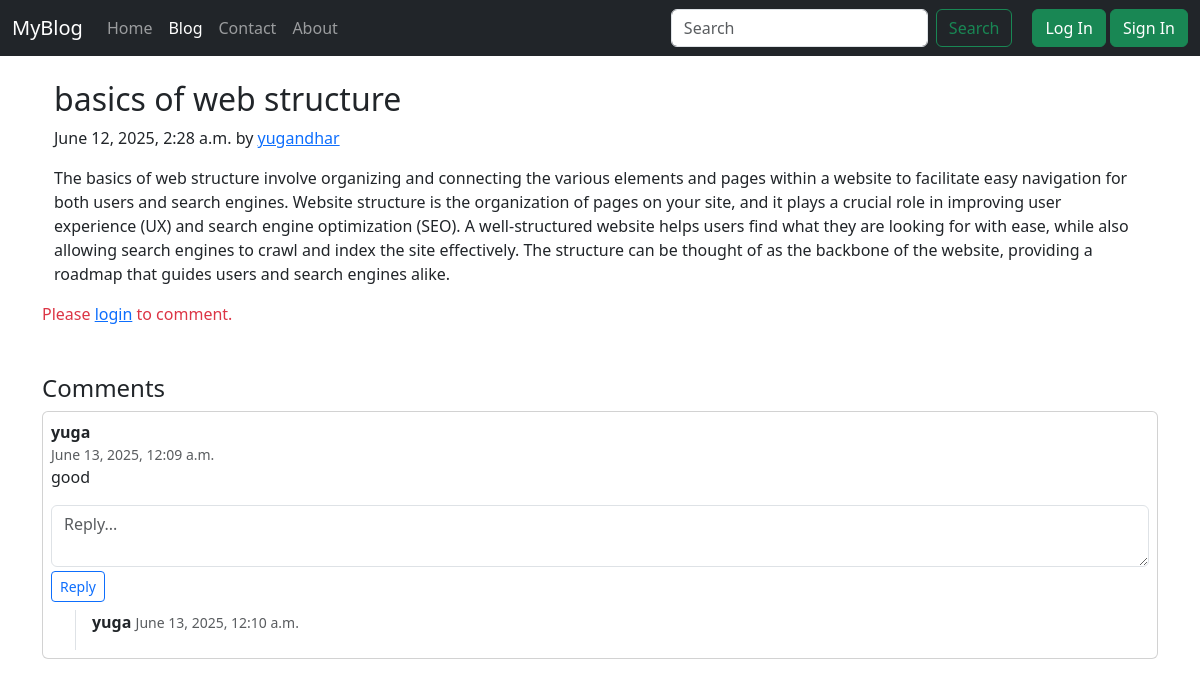
The page /blog/first-blog on the database its author committed.
### blog/models.py (models this page shows, shortened)
class Post(models.Model):
    Sno = models.AutoField(primary_key=True)
    author = models.CharField(max_length=100)
    title = models.CharField(max_length = 150)
    slug = models.CharField(max_length=140)
    timeStamp = models.DateTimeField(default=now)
    content = models.TextField()

class BlogComments(models.Model):
    Sno  = models.AutoField(primary_key=True)
    comment = models.TextField()
    user = models.ForeignKey(User, on_delete = models.CASCADE)
    post = models.ForeignKey(Post, on_delete = models.CASCADE)
    parent = models.ForeignKey('self',on_delete = models.CASCADE, null  =True)
    timestamp = models.DateTimeField(default=now)

### blog/views.py (the view)
# urls.py: path('<str:slug>',views.blogpost,name = 'blogpost'),
def blogpost(request,slug):
    post = Post.objects.filter(slug=slug).first()
    post = Post.objects.get(slug=slug)
    comments = BlogComments.objects.filter(post=post, parent=None)
    replies = BlogComments.objects.filter(post=post).exclude(parent=None)
    replyDict = {}
    for reply in replies:
        if reply.parent.Sno not in replyDict:
            replyDict[reply.parent.Sno] = [reply]
        else:
            replyDict[reply.parent.Sno].append(reply)
    context = {
        'post': post,
        'comments': comments,
        'replyDict': replyDict,
        'user': request.user
    }
    return render(request, 'blog/blogpost.html', context)

### blog/templatetags/extras.py (called while the page is built)
@register.filter
def get_item(dictionary, key):
    return dictionary.get(key)

### templates/blog/blogpost.html (shortened to what this page needs)
{% extends 'basic.html'%}
{% load extras %}
{% block blogactive %}active{% endblock blogactive %}
{% block body %}
<div class= 'container my-3'>
    <div class = 'blog-post'>
        <h2 class = 'blog-post-title'>
            {{post.title}}
        </h2>
        <p class ='blog-post-meta'>
                {{post.timeStamp}} by <a href='home/profile.html'> {{post.author}}</a>
        </p>
       <p>{{ post.content|linebreaks }}</p>
    </div>
</div>
{% if user.is_authenticated %}
<form action="/blog/postComment" method="post">{% csrf_token %}
  {% csrf_token %}
  <input type="hidden" name="postSno" value="{{ post.Sno }}">
  <input type="hidden" name="parentSno" value="">
  <textarea name="comment" class="form-control" rows="3" placeholder="Add a comment..."></textarea>
  <button type="submit" class="btn btn-success mt-2">Post Comment</button>
</form>
{% else %}
<p class="text-danger">Please <a href="#" data-bs-toggle="modal" data-bs-target="#loginmodel">login</a> to comment.</p>
{% endif %}
<h4 class="mt-5">Comments</h4>
{% for comment in comments %}
  <div class="card my-2 p-2">
    <strong>{{ comment.user.username }}</strong> <small class="text-muted">{{ comment.timestamp }}</small>
    <p>{{ comment.comment }}</p>
    <form action="/blog/postComment" method="post">
      <textarea name="comment" class="form-control" rows="2" placeholder="Reply..."></textarea>
      <button type="submit" class="btn btn-sm btn-outline-primary mt-1">Reply</button>
    </form>
    {% for reply in replyDict|get_item:comment.Sno %}
      <div class="ms-4 mt-2 border-start ps-3">
        <strong>{{ reply.user.username }}</strong> <small class="text-muted">{{ reply.timestamp }}</small>
      </div>
    {% endfor %}
  </div>
{% endfor %}
{% endblock body %}

### rows shown on the page
Post: title "basics of web structure", timeStamp "June 12, 2025, 2:28 a.m.", author "yugandhar", content "The basics of web structure involve organizing and connecting the various elements and pages within a website to facilitate easy navigation for both users and search engines. Website structure is the organization of pages on your site, and it plays a crucial role in improving user experience (UX) and search engine optimization (SEO). A well-structured website helps users find what they are looking for with ease, while also allowing search engines to crawl and index the site effectively. The structure can be thought of as the backbone of the website, providing a roadmap that guides users and search engines alike."
BlogComments: user.username "yuga", timestamp "June 13, 2025, 12:09 a.m.", comment "good"
BlogComments: user.username "yuga", timestamp "June 13, 2025, 12:10 a.m."
